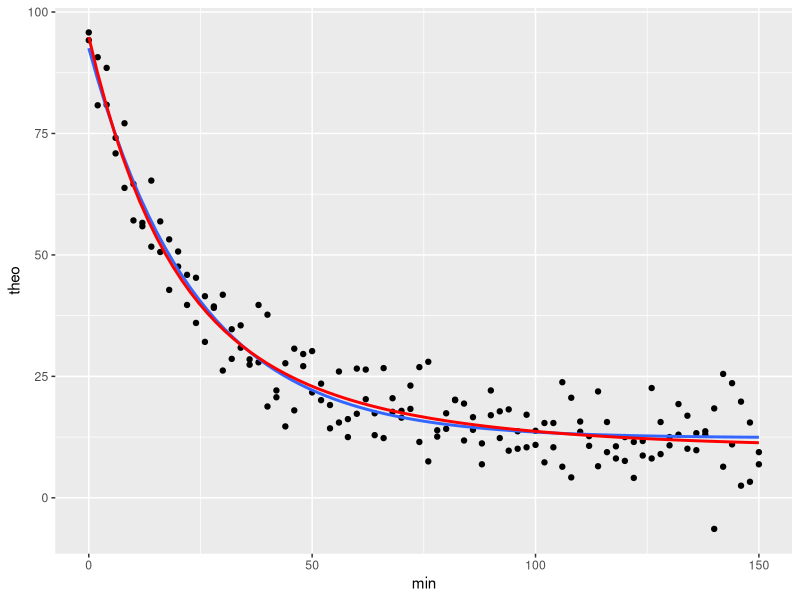

Recreate this plot in R. (Note: this script raises an error after producing the figure.)
## ---- chunk 1
library(tidyverse)
library(broom)
library(minpack.lm)
library(viridis)
library(knitr)
## ---- chunk 2
theopOne <- read.csv("datasets/theopOneRep.csv")
str(theopOne)
## ---- chunk 3
ggplot(theopOne, aes(x=min, y=theo))+
  geom_point()+
  #one-phase decay model
  stat_smooth(method="nls",
              method.args=list(
                start=c(yhi=100, ylo=10, k=0.03)),
              formula="y~ylo+((yhi-ylo)*exp(-k*x))",
              se=F #you need this argument to generate nls smooths!!
  
              )+
  #two-phase decay model
  stat_smooth(method="nls",
              method.args=list(
                start=c(yhi=100, ylo=10, kf=0.05, ks=0.005, pf=0.5)),
              formula="y~ylo + (pf*(yhi-ylo)*(exp(-kf*x))) + ((1-pf)*(yhi-ylo)*(exp(-ks*x)))",
              se=F, 
              color="red"
              )
## ---- chunk 4
fit1 <- nls(formula=theo~(((yhi-ylo)*exp(-k*min))+ylo), 
            data=theopOne, 
            start=list(yhi=100, ylo=15, k=0.693/20)
)

tidy(fit1, conf.int=T)
augment(fit1)
glance(fit1)
## ---- chunk 5
fit2 <- nls(
  theo~((pf*((yhi-ylo)*exp(-kf*min)))+
          ((1-pf)*((yhi-ylo)*exp(-ks*min)))+
          ylo), 
            data=theopOne, 
            start=list(
              yhi=115,
              ylo=15,
              pf=0.4,
              kf=0.06,
              ks=0.02)
)

kable(tidy(fit2)) #conf.int omitted due to Error
augment(fit2)
kable(glance(fit2))
## ---- chunk 6
#for plotting, create one dataframe with residuals for both models
fits <- bind_cols(augment(fit1), 
                  augment(fit2)[,3:4]) %>% 
  rename(fit1=.fitted,
         resid1=.resid, 
         fit2=.fitted1, 
         resid2=.resid1)
fits

## ---- chunk 7
ggplot(fits, aes(min,resid1))+
  geom_point(color="red")+
  geom_point(aes(min, resid2), color="blue")+
  geom_hline(yintercept=0)
  
  
## ---- chunk 8
anova(fit1, fit2)
## ---- chunk 9
kable(
fits.2 <- bind_rows(
  glance(fit1), 
  glance(fit2)) %>% 
  
  add_column(
    fit=c("fit1", "fit2"), 
    .before=T)
)
## ---- chunk 10
deltaAIC <- fits.2[2,6]-fits.2[1,6]
deltaAIC
## ---- chunk 11
kable(tidy(fit1))
## ---- chunk 12
#first, average the duplicates
theopOne.avg <- theopOne %>% 
  group_by(min) %>% 
  summarise(theo=mean(theo)) %>% 
  add_column(id="R", .before=T)
## ---- chunk 13
fit1a <- nls(
  theo~(((yhi-ylo)*exp(-k*min))+ylo), 
  data=theopOne.avg, 
  start=list(
    yhi=100, 
    ylo=15, 
    k=0.693/20)
  )

kable(tidy(fit1a), caption="One-phase Fit on Average of Duplicates")
kable(glance(fit1a), caption="One-phase Fit on Average of Duplicates")

fit2a <- nls(
  theo~((pf*((yhi-ylo)*exp(-kf*min)))+
          ((1-pf)*((yhi-ylo)*exp(-ks*min)))+
          ylo), 
            data=theopOne.avg, 
            start=list(
              yhi=115,
              ylo=15,
              pf=0.4,
              kf=0.06,
              ks=0.02)
)

kable(tidy(fit2a), caption="Two-phase Fit on Average of Duplicates")
kable(glance(fit2a), caption="Two-phase Fit on Average of Duplicates")
